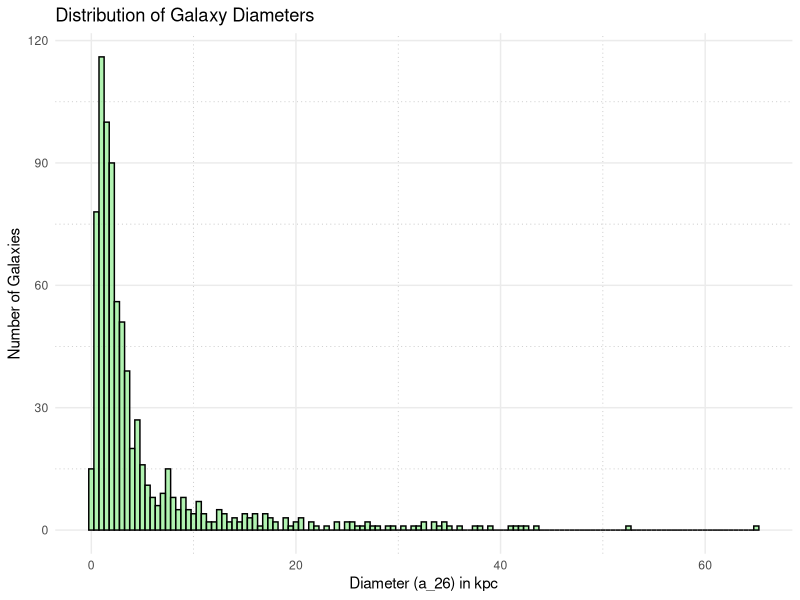
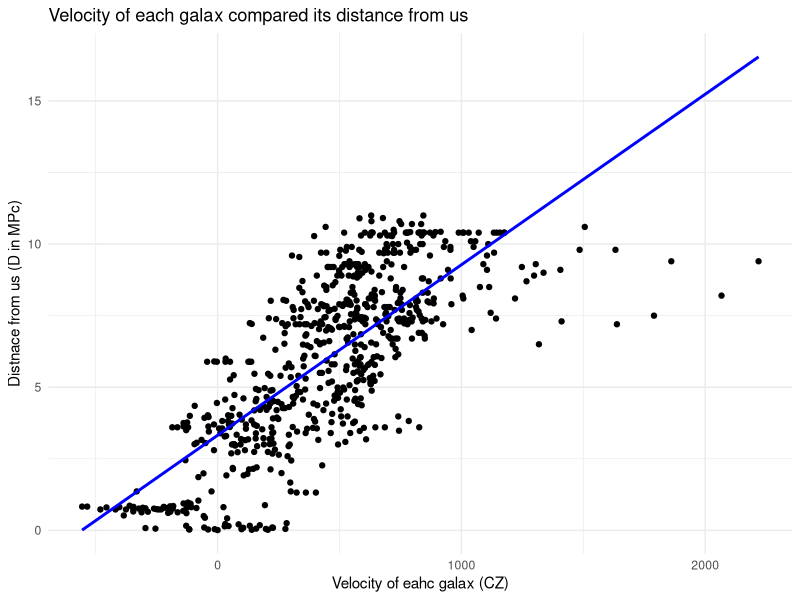

Reproduce these figures in R, in order.
# BAN 400

# Loads libraries
library(tidyverse)
library(ggplot2)

## Problem 2
# Read the data
data_raw <- readLines("suites_dw_Table1.txt")

separator_row_number <- which(grepl("-----", data_raw))

header <- data_raw[separator_row_number-1] %>% 
  strsplit(split = "\\|") %>%  #Splits the string
  unlist() %>% #Unlist the Char objcet
  str_trim() # Trims the whitespaces

var_descriptions <- data_raw[1:(separator_row_number - 2)]

# Read the data into a data frame, skipping the lines before the separator and the separator itself
galaxies_df <- read_delim(file = "suites_dw_Table1.txt",
                          delim = "|",
                          skip = separator_row_number,
                          col_names = header)
                            
print(galaxies_df, n=10)

galaxies_df <- galaxies_df %>% 
  mutate(across(everything(), str_trim))
  

# Convert the a_26 column to numeric
galaxies_df$a_26 <- as.numeric(as.character(galaxies_df$a_26))

galaxies_df %>% 
  ggplot(aes(x=a_26)) +
  geom_histogram(binwidth = 0.5, fill="lightgreen", color="black", alpha=0.7) +
  labs(title="Distribution of Galaxy Diameters",
       x="Diameter (a_26) in kpc",
       y="Number of Galaxies") +
  theme_minimal() +
  theme(panel.grid.minor = element_line(color = "gray", linetype = "dotted"))



### Problem 4

raw <- readLines("UCNG_Table4.txt")
df <- read_delim(file = "UCNG_Table4.txt",
                 delim = "|",
                 skip = 2,
                 col_names = str_trim(unlist(strsplit(raw[1], split="\\|"))))

# Remove leading and trailing whitespaces
df <- df %>%
  mutate(across(everything(), str_trim))

# Convert 'cz' and 'error' columns to numeric
df$cz <- as.numeric(df$cz)
df$error <- as.numeric(df$error)

df

df_merges <- merge(df, galaxies_df)
df_merges$D <- as.numeric(df_merges$D)

df_merges %>% 
  ggplot(aes(x=cz, y=D, na.rm=T)) +
  geom_point() + 
  geom_smooth(method = "lm", color="blue", se=F) + 
  xlab("Velocity of eahc galax (CZ)") + 
  ylab("Distnace from us (D in MPc)") + 
  ggtitle("Velocity of each galax compared its distance from us") +
  theme_minimal()
